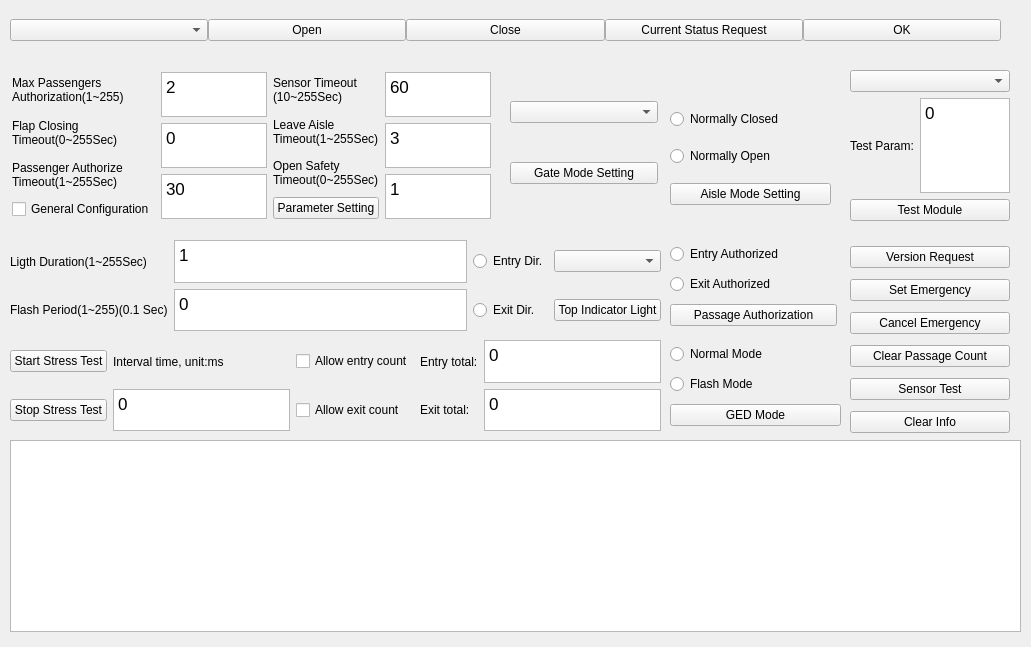
<?xml version="1.0" encoding="UTF-8"?>
<ui version="4.0">
 <class>ElisMainWidget</class>
 <widget class="QWidget" name="ElisMainWidget">
  <property name="geometry">
   <rect>
    <x>0</x>
    <y>0</y>
    <width>1031</width>
    <height>647</height>
   </rect>
  </property>
  <property name="windowTitle">
   <string>Elis RS128 Test V1.0.0</string>
  </property>
  <widget class="QWidget" name="horizontalLayoutWidget">
   <property name="geometry">
    <rect>
     <x>10</x>
     <y>10</y>
     <width>991</width>
     <height>41</height>
    </rect>
   </property>
   <layout class="QHBoxLayout" name="hLayoutCom">
    <property name="spacing">
     <number>0</number>
    </property>
    <item>
     <widget class="QComboBox" name="cbComList"/>
    </item>
    <item>
     <widget class="QPushButton" name="btnOpenCom">
      <property name="text">
       <string>Open</string>
      </property>
     </widget>
    </item>
    <item>
     <widget class="QPushButton" name="btnCloseCom">
      <property name="text">
       <string>Close</string>
      </property>
     </widget>
    </item>
    <item>
     <widget class="QPushButton" name="btnCurrentStatusRequest">
      <property name="text">
       <string>Current Status Request</string>
      </property>
     </widget>
    </item>
    <item>
     <widget class="QPushButton" name="btnOk">
      <property name="text">
       <string>OK</string>
      </property>
     </widget>
    </item>
   </layout>
  </widget>
  <widget class="QWidget" name="horizontalLayoutWidget_2">
   <property name="geometry">
    <rect>
     <x>10</x>
     <y>70</y>
     <width>483</width>
     <height>151</height>
    </rect>
   </property>
   <layout class="QHBoxLayout" name="hLayoutPassenger">
    <property name="leftMargin">
     <number>2</number>
    </property>
    <property name="topMargin">
     <number>2</number>
    </property>
    <property name="rightMargin">
     <number>2</number>
    </property>
    <property name="bottomMargin">
     <number>2</number>
    </property>
    <item>
     <layout class="QVBoxLayout" name="vLayoutPassengerLeft1">
      <property name="leftMargin">
       <number>0</number>
      </property>
      <property name="topMargin">
       <number>0</number>
      </property>
      <property name="rightMargin">
       <number>0</number>
      </property>
      <property name="bottomMargin">
       <number>0</number>
      </property>
      <item>
       <widget class="QLabel" name="label">
        <property name="text">
         <string>Max Passengers
Authorization(1~255)</string>
        </property>
       </widget>
      </item>
      <item>
       <widget class="QLabel" name="label_2">
        <property name="text">
         <string>Flap Closing
Timeout(0~255Sec)</string>
        </property>
       </widget>
      </item>
      <item>
       <widget class="QLabel" name="label_3">
        <property name="text">
         <string>Passenger Authorize
Timeout(1~255Sec)</string>
        </property>
       </widget>
      </item>
      <item>
       <widget class="QCheckBox" name="cbbtnGeneralConfiguration">
        <property name="text">
         <string>General Configuration</string>
        </property>
       </widget>
      </item>
     </layout>
    </item>
    <item>
     <layout class="QVBoxLayout" name="vLayoutPassengerLeft2">
      <property name="topMargin">
       <number>0</number>
      </property>
      <property name="bottomMargin">
       <number>0</number>
      </property>
      <item>
       <widget class="QTextEdit" name="tvMaxPassage">
        <property name="html">
         <string>&lt;!DOCTYPE HTML PUBLIC &quot;-//W3C//DTD HTML 4.0//EN&quot; &quot;http://www.w3.org/TR/REC-html40/strict.dtd&quot;&gt;
&lt;html&gt;&lt;head&gt;&lt;meta name=&quot;qrichtext&quot; content=&quot;1&quot; /&gt;&lt;meta charset=&quot;utf-8&quot; /&gt;&lt;style type=&quot;text/css&quot;&gt;
p, li { white-space: pre-wrap; }
&lt;/style&gt;&lt;/head&gt;&lt;body style=&quot; font-family:'.AppleSystemUIFont'; font-size:13pt; font-weight:400; font-style:normal;&quot;&gt;
&lt;p style=&quot; margin-top:0px; margin-bottom:0px; margin-left:0px; margin-right:0px; -qt-block-indent:0; text-indent:0px;&quot;&gt;2&lt;/p&gt;&lt;/body&gt;&lt;/html&gt;</string>
        </property>
       </widget>
      </item>
      <item>
       <widget class="QTextEdit" name="tvFlapClosingTimeout">
        <property name="html">
         <string>&lt;!DOCTYPE HTML PUBLIC &quot;-//W3C//DTD HTML 4.0//EN&quot; &quot;http://www.w3.org/TR/REC-html40/strict.dtd&quot;&gt;
&lt;html&gt;&lt;head&gt;&lt;meta name=&quot;qrichtext&quot; content=&quot;1&quot; /&gt;&lt;meta charset=&quot;utf-8&quot; /&gt;&lt;style type=&quot;text/css&quot;&gt;
p, li { white-space: pre-wrap; }
&lt;/style&gt;&lt;/head&gt;&lt;body style=&quot; font-family:'.AppleSystemUIFont'; font-size:13pt; font-weight:400; font-style:normal;&quot;&gt;
&lt;p style=&quot; margin-top:0px; margin-bottom:0px; margin-left:0px; margin-right:0px; -qt-block-indent:0; text-indent:0px;&quot;&gt;0&lt;/p&gt;&lt;/body&gt;&lt;/html&gt;</string>
        </property>
       </widget>
      </item>
      <item>
       <widget class="QTextEdit" name="tvPassengerAuthorizationTimeout">
        <property name="html">
         <string>&lt;!DOCTYPE HTML PUBLIC &quot;-//W3C//DTD HTML 4.0//EN&quot; &quot;http://www.w3.org/TR/REC-html40/strict.dtd&quot;&gt;
&lt;html&gt;&lt;head&gt;&lt;meta name=&quot;qrichtext&quot; content=&quot;1&quot; /&gt;&lt;meta charset=&quot;utf-8&quot; /&gt;&lt;style type=&quot;text/css&quot;&gt;
p, li { white-space: pre-wrap; }
&lt;/style&gt;&lt;/head&gt;&lt;body style=&quot; font-family:'.AppleSystemUIFont'; font-size:13pt; font-weight:400; font-style:normal;&quot;&gt;
&lt;p style=&quot; margin-top:0px; margin-bottom:0px; margin-left:0px; margin-right:0px; -qt-block-indent:0; text-indent:0px;&quot;&gt;30&lt;/p&gt;&lt;/body&gt;&lt;/html&gt;</string>
        </property>
       </widget>
      </item>
     </layout>
    </item>
    <item>
     <layout class="QVBoxLayout" name="vLayoutPassengerRight1">
      <item>
       <widget class="QLabel" name="label_4">
        <property name="text">
         <string>Sensor Timeout
(10~255Sec)</string>
        </property>
       </widget>
      </item>
      <item>
       <widget class="QLabel" name="label_5">
        <property name="text">
         <string>Leave Aisle
Timeout(1~255Sec)</string>
        </property>
       </widget>
      </item>
      <item>
       <widget class="QLabel" name="label_6">
        <property name="text">
         <string>Open Safety
Timeout(0~255Sec)</string>
        </property>
       </widget>
      </item>
      <item>
       <widget class="QPushButton" name="btnParameterSetting">
        <property name="text">
         <string>Parameter Setting</string>
        </property>
       </widget>
      </item>
     </layout>
    </item>
    <item>
     <layout class="QVBoxLayout" name="vLayoutPassengerRight2">
      <property name="topMargin">
       <number>0</number>
      </property>
      <property name="bottomMargin">
       <number>0</number>
      </property>
      <item>
       <widget class="QTextEdit" name="tvSensorTimeout">
        <property name="html">
         <string>&lt;!DOCTYPE HTML PUBLIC &quot;-//W3C//DTD HTML 4.0//EN&quot; &quot;http://www.w3.org/TR/REC-html40/strict.dtd&quot;&gt;
&lt;html&gt;&lt;head&gt;&lt;meta name=&quot;qrichtext&quot; content=&quot;1&quot; /&gt;&lt;meta charset=&quot;utf-8&quot; /&gt;&lt;style type=&quot;text/css&quot;&gt;
p, li { white-space: pre-wrap; }
&lt;/style&gt;&lt;/head&gt;&lt;body style=&quot; font-family:'.AppleSystemUIFont'; font-size:13pt; font-weight:400; font-style:normal;&quot;&gt;
&lt;p style=&quot; margin-top:0px; margin-bottom:0px; margin-left:0px; margin-right:0px; -qt-block-indent:0; text-indent:0px;&quot;&gt;60&lt;/p&gt;&lt;/body&gt;&lt;/html&gt;</string>
        </property>
       </widget>
      </item>
      <item>
       <widget class="QTextEdit" name="tvLeaveAisleTimeout">
        <property name="html">
         <string>&lt;!DOCTYPE HTML PUBLIC &quot;-//W3C//DTD HTML 4.0//EN&quot; &quot;http://www.w3.org/TR/REC-html40/strict.dtd&quot;&gt;
&lt;html&gt;&lt;head&gt;&lt;meta name=&quot;qrichtext&quot; content=&quot;1&quot; /&gt;&lt;meta charset=&quot;utf-8&quot; /&gt;&lt;style type=&quot;text/css&quot;&gt;
p, li { white-space: pre-wrap; }
&lt;/style&gt;&lt;/head&gt;&lt;body style=&quot; font-family:'.AppleSystemUIFont'; font-size:13pt; font-weight:400; font-style:normal;&quot;&gt;
&lt;p style=&quot; margin-top:0px; margin-bottom:0px; margin-left:0px; margin-right:0px; -qt-block-indent:0; text-indent:0px;&quot;&gt;3&lt;/p&gt;&lt;/body&gt;&lt;/html&gt;</string>
        </property>
       </widget>
      </item>
      <item alignment="Qt::AlignLeft|Qt::AlignVCenter">
       <widget class="QTextEdit" name="tvOpenSafetyTimeout">
        <property name="html">
         <string>&lt;!DOCTYPE HTML PUBLIC &quot;-//W3C//DTD HTML 4.0//EN&quot; &quot;http://www.w3.org/TR/REC-html40/strict.dtd&quot;&gt;
&lt;html&gt;&lt;head&gt;&lt;meta name=&quot;qrichtext&quot; content=&quot;1&quot; /&gt;&lt;meta charset=&quot;utf-8&quot; /&gt;&lt;style type=&quot;text/css&quot;&gt;
p, li { white-space: pre-wrap; }
&lt;/style&gt;&lt;/head&gt;&lt;body style=&quot; font-family:'.AppleSystemUIFont'; font-size:13pt; font-weight:400; font-style:normal;&quot;&gt;
&lt;p style=&quot; margin-top:0px; margin-bottom:0px; margin-left:0px; margin-right:0px; -qt-block-indent:0; text-indent:0px;&quot;&gt;1&lt;/p&gt;&lt;/body&gt;&lt;/html&gt;</string>
        </property>
       </widget>
      </item>
     </layout>
    </item>
   </layout>
  </widget>
  <widget class="QWidget" name="verticalLayoutWidget_3">
   <property name="geometry">
    <rect>
     <x>670</x>
     <y>68</y>
     <width>161</width>
     <height>151</height>
    </rect>
   </property>
   <layout class="QVBoxLayout" name="vLayoutAisleMode">
    <property name="leftMargin">
     <number>0</number>
    </property>
    <property name="topMargin">
     <number>30</number>
    </property>
    <property name="bottomMargin">
     <number>0</number>
    </property>
    <item>
     <widget class="QRadioButton" name="rbtnNormallyClosed">
      <property name="text">
       <string>Normally Closed</string>
      </property>
     </widget>
    </item>
    <item>
     <widget class="QRadioButton" name="rbtnNormallyOpen">
      <property name="text">
       <string>Normally Open</string>
      </property>
     </widget>
    </item>
    <item>
     <widget class="QPushButton" name="btnAisleModeSetting">
      <property name="text">
       <string>Aisle Mode Setting</string>
      </property>
     </widget>
    </item>
   </layout>
  </widget>
  <widget class="QWidget" name="verticalLayoutWidget_2">
   <property name="geometry">
    <rect>
     <x>510</x>
     <y>68</y>
     <width>148</width>
     <height>151</height>
    </rect>
   </property>
   <layout class="QVBoxLayout" name="vLayoutModeSetting">
    <property name="topMargin">
     <number>0</number>
    </property>
    <property name="rightMargin">
     <number>0</number>
    </property>
    <property name="bottomMargin">
     <number>0</number>
    </property>
    <item>
     <widget class="QComboBox" name="cbModes"/>
    </item>
    <item>
     <widget class="QPushButton" name="btnGateModeSetting">
      <property name="text">
       <string>Gate Mode Setting</string>
      </property>
     </widget>
    </item>
   </layout>
  </widget>
  <widget class="QWidget" name="verticalLayoutWidget_4">
   <property name="geometry">
    <rect>
     <x>850</x>
     <y>70</y>
     <width>160</width>
     <height>151</height>
    </rect>
   </property>
   <layout class="QVBoxLayout" name="vLayoutTestParam">
    <property name="topMargin">
     <number>0</number>
    </property>
    <property name="bottomMargin">
     <number>0</number>
    </property>
    <item>
     <widget class="QComboBox" name="cbTestModule"/>
    </item>
    <item>
     <layout class="QHBoxLayout" name="horizontalLayout">
      <property name="sizeConstraint">
       <enum>QLayout::SetFixedSize</enum>
      </property>
      <item>
       <widget class="QLabel" name="label_7">
        <property name="text">
         <string>Test Param:</string>
        </property>
       </widget>
      </item>
      <item>
       <widget class="QTextEdit" name="tvTestParam">
        <property name="html">
         <string>&lt;!DOCTYPE HTML PUBLIC &quot;-//W3C//DTD HTML 4.0//EN&quot; &quot;http://www.w3.org/TR/REC-html40/strict.dtd&quot;&gt;
&lt;html&gt;&lt;head&gt;&lt;meta name=&quot;qrichtext&quot; content=&quot;1&quot; /&gt;&lt;meta charset=&quot;utf-8&quot; /&gt;&lt;style type=&quot;text/css&quot;&gt;
p, li { white-space: pre-wrap; }
&lt;/style&gt;&lt;/head&gt;&lt;body style=&quot; font-family:'.AppleSystemUIFont'; font-size:13pt; font-weight:400; font-style:normal;&quot;&gt;
&lt;p style=&quot; margin-top:0px; margin-bottom:0px; margin-left:0px; margin-right:0px; -qt-block-indent:0; text-indent:0px;&quot;&gt;0&lt;/p&gt;&lt;/body&gt;&lt;/html&gt;</string>
        </property>
       </widget>
      </item>
     </layout>
    </item>
    <item>
     <widget class="QPushButton" name="btnTestModule">
      <property name="text">
       <string>Test Module</string>
      </property>
     </widget>
    </item>
   </layout>
  </widget>
  <widget class="QWidget" name="gridLayoutWidget">
   <property name="geometry">
    <rect>
     <x>10</x>
     <y>240</y>
     <width>651</width>
     <height>91</height>
    </rect>
   </property>
   <layout class="QGridLayout" name="gLayoutLight">
    <item row="0" column="0">
     <widget class="QLabel" name="label_8">
      <property name="text">
       <string>Ligth Duration(1~255Sec)</string>
      </property>
     </widget>
    </item>
    <item row="0" column="3">
     <widget class="QComboBox" name="cbTopIndicatorLight"/>
    </item>
    <item row="0" column="1">
     <widget class="QTextEdit" name="tvLightDuration">
      <property name="html">
       <string>&lt;!DOCTYPE HTML PUBLIC &quot;-//W3C//DTD HTML 4.0//EN&quot; &quot;http://www.w3.org/TR/REC-html40/strict.dtd&quot;&gt;
&lt;html&gt;&lt;head&gt;&lt;meta name=&quot;qrichtext&quot; content=&quot;1&quot; /&gt;&lt;meta charset=&quot;utf-8&quot; /&gt;&lt;style type=&quot;text/css&quot;&gt;
p, li { white-space: pre-wrap; }
&lt;/style&gt;&lt;/head&gt;&lt;body style=&quot; font-family:'.AppleSystemUIFont'; font-size:13pt; font-weight:400; font-style:normal;&quot;&gt;
&lt;p style=&quot; margin-top:0px; margin-bottom:0px; margin-left:0px; margin-right:0px; -qt-block-indent:0; text-indent:0px;&quot;&gt;1&lt;/p&gt;&lt;/body&gt;&lt;/html&gt;</string>
      </property>
     </widget>
    </item>
    <item row="1" column="3">
     <widget class="QPushButton" name="btnTopIndicatorLight">
      <property name="text">
       <string>Top Indicator Light</string>
      </property>
     </widget>
    </item>
    <item row="1" column="2">
     <widget class="QRadioButton" name="rbtnExitDir">
      <property name="text">
       <string>Exit Dir.</string>
      </property>
     </widget>
    </item>
    <item row="1" column="0">
     <widget class="QLabel" name="label_9">
      <property name="text">
       <string>Flash Period(1~255)(0.1 Sec)</string>
      </property>
     </widget>
    </item>
    <item row="1" column="1">
     <widget class="QTextEdit" name="tvFlashPeriod">
      <property name="html">
       <string>&lt;!DOCTYPE HTML PUBLIC &quot;-//W3C//DTD HTML 4.0//EN&quot; &quot;http://www.w3.org/TR/REC-html40/strict.dtd&quot;&gt;
&lt;html&gt;&lt;head&gt;&lt;meta name=&quot;qrichtext&quot; content=&quot;1&quot; /&gt;&lt;meta charset=&quot;utf-8&quot; /&gt;&lt;style type=&quot;text/css&quot;&gt;
p, li { white-space: pre-wrap; }
&lt;/style&gt;&lt;/head&gt;&lt;body style=&quot; font-family:'.AppleSystemUIFont'; font-size:13pt; font-weight:400; font-style:normal;&quot;&gt;
&lt;p style=&quot; margin-top:0px; margin-bottom:0px; margin-left:0px; margin-right:0px; -qt-block-indent:0; text-indent:0px;&quot;&gt;0&lt;/p&gt;&lt;/body&gt;&lt;/html&gt;</string>
      </property>
     </widget>
    </item>
    <item row="0" column="2">
     <widget class="QRadioButton" name="rbtnEntryDir">
      <property name="text">
       <string>Entry Dir.</string>
      </property>
     </widget>
    </item>
   </layout>
  </widget>
  <widget class="QWidget" name="gridLayoutWidget_2">
   <property name="geometry">
    <rect>
     <x>10</x>
     <y>340</y>
     <width>651</width>
     <height>91</height>
    </rect>
   </property>
   <layout class="QGridLayout" name="gLayoutStressTest">
    <item row="1" column="1">
     <widget class="QTextEdit" name="tvStressTestIntervalTime">
      <property name="html">
       <string>&lt;!DOCTYPE HTML PUBLIC &quot;-//W3C//DTD HTML 4.0//EN&quot; &quot;http://www.w3.org/TR/REC-html40/strict.dtd&quot;&gt;
&lt;html&gt;&lt;head&gt;&lt;meta name=&quot;qrichtext&quot; content=&quot;1&quot; /&gt;&lt;meta charset=&quot;utf-8&quot; /&gt;&lt;style type=&quot;text/css&quot;&gt;
p, li { white-space: pre-wrap; }
&lt;/style&gt;&lt;/head&gt;&lt;body style=&quot; font-family:'.AppleSystemUIFont'; font-size:13pt; font-weight:400; font-style:normal;&quot;&gt;
&lt;p style=&quot; margin-top:0px; margin-bottom:0px; margin-left:0px; margin-right:0px; -qt-block-indent:0; text-indent:0px;&quot;&gt;0&lt;/p&gt;&lt;/body&gt;&lt;/html&gt;</string>
      </property>
     </widget>
    </item>
    <item row="0" column="1">
     <widget class="QLabel" name="label_10">
      <property name="text">
       <string>Interval time, unit:ms</string>
      </property>
     </widget>
    </item>
    <item row="1" column="0">
     <widget class="QPushButton" name="btnStopStressTest">
      <property name="text">
       <string>Stop Stress Test</string>
      </property>
     </widget>
    </item>
    <item row="0" column="2">
     <widget class="QCheckBox" name="cbbtnAllowEntryCount">
      <property name="text">
       <string>Allow entry count</string>
      </property>
     </widget>
    </item>
    <item row="1" column="3">
     <widget class="QLabel" name="label_12">
      <property name="text">
       <string>Exit total:</string>
      </property>
     </widget>
    </item>
    <item row="1" column="2">
     <widget class="QCheckBox" name="cbbtnAllowExitCount">
      <property name="text">
       <string>Allow exit count</string>
      </property>
     </widget>
    </item>
    <item row="0" column="3">
     <widget class="QLabel" name="label_11">
      <property name="text">
       <string>Entry total:</string>
      </property>
     </widget>
    </item>
    <item row="0" column="0">
     <widget class="QPushButton" name="btnStartStressTest">
      <property name="text">
       <string>Start Stress Test</string>
      </property>
     </widget>
    </item>
    <item row="0" column="4">
     <widget class="QTextEdit" name="tvEntryTotal">
      <property name="html">
       <string>&lt;!DOCTYPE HTML PUBLIC &quot;-//W3C//DTD HTML 4.0//EN&quot; &quot;http://www.w3.org/TR/REC-html40/strict.dtd&quot;&gt;
&lt;html&gt;&lt;head&gt;&lt;meta name=&quot;qrichtext&quot; content=&quot;1&quot; /&gt;&lt;meta charset=&quot;utf-8&quot; /&gt;&lt;style type=&quot;text/css&quot;&gt;
p, li { white-space: pre-wrap; }
&lt;/style&gt;&lt;/head&gt;&lt;body style=&quot; font-family:'.AppleSystemUIFont'; font-size:13pt; font-weight:400; font-style:normal;&quot;&gt;
&lt;p style=&quot; margin-top:0px; margin-bottom:0px; margin-left:0px; margin-right:0px; -qt-block-indent:0; text-indent:0px;&quot;&gt;0&lt;/p&gt;&lt;/body&gt;&lt;/html&gt;</string>
      </property>
     </widget>
    </item>
    <item row="1" column="4">
     <widget class="QTextEdit" name="tvExitTotal">
      <property name="html">
       <string>&lt;!DOCTYPE HTML PUBLIC &quot;-//W3C//DTD HTML 4.0//EN&quot; &quot;http://www.w3.org/TR/REC-html40/strict.dtd&quot;&gt;
&lt;html&gt;&lt;head&gt;&lt;meta name=&quot;qrichtext&quot; content=&quot;1&quot; /&gt;&lt;meta charset=&quot;utf-8&quot; /&gt;&lt;style type=&quot;text/css&quot;&gt;
p, li { white-space: pre-wrap; }
&lt;/style&gt;&lt;/head&gt;&lt;body style=&quot; font-family:'.AppleSystemUIFont'; font-size:13pt; font-weight:400; font-style:normal;&quot;&gt;
&lt;p style=&quot; margin-top:0px; margin-bottom:0px; margin-left:0px; margin-right:0px; -qt-block-indent:0; text-indent:0px;&quot;&gt;0&lt;/p&gt;&lt;/body&gt;&lt;/html&gt;</string>
      </property>
     </widget>
    </item>
   </layout>
  </widget>
  <widget class="QTextBrowser" name="tbDisplayInfo">
   <property name="geometry">
    <rect>
     <x>10</x>
     <y>440</y>
     <width>1011</width>
     <height>192</height>
    </rect>
   </property>
  </widget>
  <widget class="QWidget" name="verticalLayoutWidget_5">
   <property name="geometry">
    <rect>
     <x>670</x>
     <y>240</y>
     <width>167</width>
     <height>91</height>
    </rect>
   </property>
   <layout class="QVBoxLayout" name="vLayoutPassengerAuthorization">
    <item>
     <widget class="QRadioButton" name="rbtnEntryAuthorized">
      <property name="text">
       <string>Entry Authorized</string>
      </property>
     </widget>
    </item>
    <item>
     <widget class="QRadioButton" name="rbtnExitAuthorized">
      <property name="text">
       <string>Exit Authorized</string>
      </property>
     </widget>
    </item>
    <item>
     <widget class="QPushButton" name="btnPassageAuthorization">
      <property name="text">
       <string>Passage Authorization</string>
      </property>
     </widget>
    </item>
   </layout>
  </widget>
  <widget class="QWidget" name="verticalLayoutWidget_6">
   <property name="geometry">
    <rect>
     <x>670</x>
     <y>340</y>
     <width>171</width>
     <height>91</height>
    </rect>
   </property>
   <layout class="QVBoxLayout" name="vLayoutNormalFlashGedMode">
    <item>
     <widget class="QRadioButton" name="rbtnNormalMode">
      <property name="text">
       <string>Normal Mode</string>
      </property>
     </widget>
    </item>
    <item>
     <widget class="QRadioButton" name="rbtnFlashMode">
      <property name="text">
       <string>Flash Mode</string>
      </property>
     </widget>
    </item>
    <item>
     <widget class="QPushButton" name="btnGedMode">
      <property name="text">
       <string>GED Mode</string>
      </property>
     </widget>
    </item>
   </layout>
  </widget>
  <widget class="QWidget" name="verticalLayoutWidget_7">
   <property name="geometry">
    <rect>
     <x>850</x>
     <y>241</y>
     <width>160</width>
     <height>202</height>
    </rect>
   </property>
   <layout class="QVBoxLayout" name="vLayoutRightButtons">
    <item>
     <widget class="QPushButton" name="btnVersionRequest">
      <property name="text">
       <string>Version Request</string>
      </property>
     </widget>
    </item>
    <item>
     <widget class="QPushButton" name="btnSetEmergency">
      <property name="text">
       <string>Set Emergency</string>
      </property>
     </widget>
    </item>
    <item>
     <widget class="QPushButton" name="btnCancelEmergency">
      <property name="text">
       <string>Cancel Emergency</string>
      </property>
     </widget>
    </item>
    <item>
     <widget class="QPushButton" name="btnClearPassageCount">
      <property name="text">
       <string>Clear Passage Count</string>
      </property>
     </widget>
    </item>
    <item>
     <widget class="QPushButton" name="btnSensortest">
      <property name="text">
       <string>Sensor Test</string>
      </property>
     </widget>
    </item>
    <item>
     <widget class="QPushButton" name="btnClearInfo">
      <property name="text">
       <string>Clear Info</string>
      </property>
     </widget>
    </item>
   </layout>
  </widget>
 </widget>
 <resources/>
 <connections/>
</ui>
